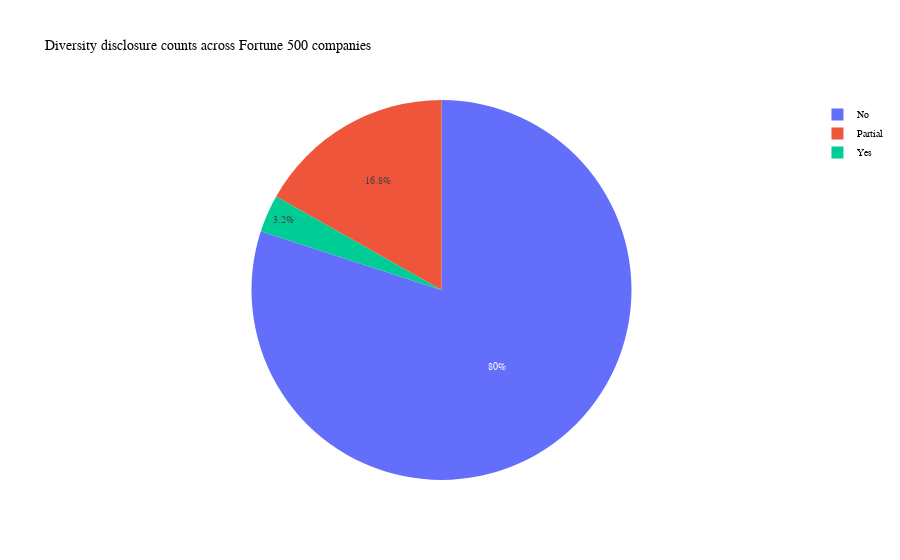

Notebook cell for this chart:
### Code cell
# Plot pie chart of diversity disclosure counts across top fortune 500 companies
import plotly.graph_objects as go
labels = ['Partial', 'Yes', 'No']
values = [84,16,400]
fig=go.Figure(data=[go.Pie(labels=labels,values=values)])
fig.update_layout(title='Diversity disclosure counts across Fortune 500 companies',
                   font=dict(
                   family="Courier new, monospace",
                   size=10,
                   color="Black"
                ))
fig.show()

### Figure 1 — Plotly figure (JSON) as saved in the notebook; plotly's stock layout.template omitted (floating-point values rounded to 4 significant figures)
{"data": [{"labels": ["Partial", "Yes", "No"], "type": "pie", "values": [84, 16, 400]}], "layout": {"font": {"color": "Black", "family": "Courier new, monospace", "size": 10}, "title": {"text": "Diversity disclosure counts across Fortune 500 companies"}}}
